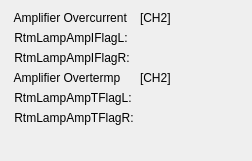
      <widget class="QWidget" name="formLayoutWidget_3">
       <property name="geometry">
        <rect>
         <x>711</x>
         <y>410</y>
         <width>252</width>
         <height>161</height>
        </rect>
       </property>
       <layout class="QFormLayout" name="formLayout_3">
        <item row="0" column="0">
         <widget class="QLabel" name="label_107">
          <property name="text">
           <string> Amplifier Overcurrent</string>
          </property>
         </widget>
        </item>
        <item row="0" column="1">
         <widget class="QLabel" name="label_150">
          <property name="text">
           <string>[CH2]</string>
          </property>
         </widget>
        </item>
        <item row="1" column="0">
         <widget class="QLabel" name="label_108">
          <property name="text">
           <string> RtmLampAmpIFlagL:</string>
          </property>
         </widget>
        </item>
        <item row="1" column="1">
         <widget class="PyDMLabel" name="PyDMLabel_105">
          <property name="toolTip">
           <string/>
          </property>
          <property name="channel" stdset="0">
           <string>XX-22SL19:DI-FOFBCtrl:RtmLampAmpIFlagLCH2-RB</string>
          </property>
         </widget>
        </item>
        <item row="2" column="0">
         <widget class="QLabel" name="label_109">
          <property name="text">
           <string> RtmLampAmpIFlagR:</string>
          </property>
         </widget>
        </item>
        <item row="2" column="1">
         <widget class="PyDMLabel" name="PyDMLabel_106">
          <property name="toolTip">
           <string/>
          </property>
          <property name="channel" stdset="0">
           <string>XX-22SL19:DI-FOFBCtrl:RtmLampAmpIFlagRCH2-RB</string>
          </property>
         </widget>
        </item>
        <item row="3" column="0">
         <widget class="QLabel" name="label_111">
          <property name="text">
           <string> Amplifier Overtermp</string>
          </property>
         </widget>
        </item>
        <item row="3" column="1">
         <widget class="QLabel" name="label_154">
          <property name="text">
           <string>[CH2]</string>
          </property>
         </widget>
        </item>
        <item row="4" column="0">
         <widget class="QLabel" name="label_112">
          <property name="text">
           <string> RtmLampAmpTFlagL:</string>
          </property>
         </widget>
        </item>
        <item row="4" column="1">
         <widget class="PyDMLabel" name="PyDMLabel_107">
          <property name="toolTip">
           <string/>
          </property>
          <property name="channel" stdset="0">
           <string>XX-22SL19:DI-FOFBCtrl:RtmLampAmpTFlagLCH2-RB</string>
          </property>
         </widget>
        </item>
        <item row="5" column="0">
         <widget class="QLabel" name="label_113">
          <property name="text">
           <string> RtmLampAmpTFlagR:</string>
          </property>
         </widget>
        </item>
        <item row="5" column="1">
         <widget class="PyDMLabel" name="PyDMLabel_108">
          <property name="toolTip">
           <string/>
          </property>
          <property name="channel" stdset="0">
           <string>XX-22SL19:DI-FOFBCtrl:RtmLampAmpTFlagRCH2-RB</string>
          </property>
         </widget>
        </item>
       </layout>
      </widget>
